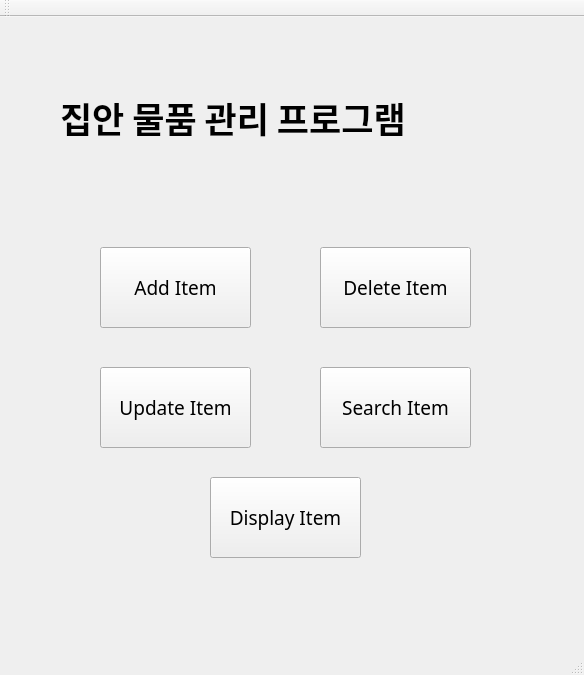
<?xml version="1.0" encoding="UTF-8"?>
<ui version="4.0">
 <class>MaterialManagementClass</class>
 <widget class="QMainWindow" name="MaterialManagementClass">
  <property name="geometry">
   <rect>
    <x>0</x>
    <y>0</y>
    <width>584</width>
    <height>675</height>
   </rect>
  </property>
  <property name="windowTitle">
   <string>MaterialManagement</string>
  </property>
  <widget class="QWidget" name="centralWidget">
   <widget class="QPushButton" name="pushButton">
    <property name="geometry">
     <rect>
      <x>100</x>
      <y>230</y>
      <width>151</width>
      <height>81</height>
     </rect>
    </property>
    <property name="font">
     <font>
      <family>함초롬바탕</family>
      <pointsize>14</pointsize>
     </font>
    </property>
    <property name="text">
     <string>Add Item</string>
    </property>
   </widget>
   <widget class="QPushButton" name="pushButton_5">
    <property name="geometry">
     <rect>
      <x>210</x>
      <y>460</y>
      <width>151</width>
      <height>81</height>
     </rect>
    </property>
    <property name="font">
     <font>
      <family>함초롬바탕</family>
      <pointsize>14</pointsize>
     </font>
    </property>
    <property name="text">
     <string>Display Item</string>
    </property>
   </widget>
   <widget class="QPushButton" name="pushButton_2">
    <property name="geometry">
     <rect>
      <x>320</x>
      <y>230</y>
      <width>151</width>
      <height>81</height>
     </rect>
    </property>
    <property name="font">
     <font>
      <family>함초롬바탕</family>
      <pointsize>14</pointsize>
     </font>
    </property>
    <property name="text">
     <string>Delete Item</string>
    </property>
   </widget>
   <widget class="QPushButton" name="pushButton_3">
    <property name="geometry">
     <rect>
      <x>100</x>
      <y>350</y>
      <width>151</width>
      <height>81</height>
     </rect>
    </property>
    <property name="font">
     <font>
      <family>함초롬바탕</family>
      <pointsize>14</pointsize>
     </font>
    </property>
    <property name="text">
     <string>Update Item</string>
    </property>
   </widget>
   <widget class="QLabel" name="label">
    <property name="geometry">
     <rect>
      <x>60</x>
      <y>70</y>
      <width>471</width>
      <height>61</height>
     </rect>
    </property>
    <property name="font">
     <font>
      <family>함초롬바탕</family>
      <pointsize>26</pointsize>
      <weight>75</weight>
      <bold>true</bold>
     </font>
    </property>
    <property name="text">
     <string>집안 물품 관리 프로그램</string>
    </property>
   </widget>
   <widget class="QPushButton" name="pushButton_4">
    <property name="geometry">
     <rect>
      <x>320</x>
      <y>350</y>
      <width>151</width>
      <height>81</height>
     </rect>
    </property>
    <property name="font">
     <font>
      <family>함초롬바탕</family>
      <pointsize>14</pointsize>
     </font>
    </property>
    <property name="text">
     <string>Search Item</string>
    </property>
   </widget>
  </widget>
  <widget class="QMenuBar" name="menuBar">
   <property name="geometry">
    <rect>
     <x>0</x>
     <y>0</y>
     <width>584</width>
     <height>26</height>
    </rect>
   </property>
  </widget>
  <widget class="QToolBar" name="mainToolBar">
   <attribute name="toolBarArea">
    <enum>TopToolBarArea</enum>
   </attribute>
   <attribute name="toolBarBreak">
    <bool>false</bool>
   </attribute>
  </widget>
  <widget class="QStatusBar" name="statusBar"/>
 </widget>
 <layoutdefault spacing="6" margin="11"/>
 <resources>
  <include location="MaterialManagement.qrc"/>
 </resources>
 <connections>
  <connection>
   <sender>pushButton</sender>
   <signal>clicked()</signal>
   <receiver>MaterialManagementClass</receiver>
   <slot>MainAddItemButton()</slot>
   <hints>
    <hint type="sourcelabel">
     <x>196</x>
     <y>320</y>
    </hint>
    <hint type="destinationlabel">
     <x>61</x>
     <y>217</y>
    </hint>
   </hints>
  </connection>
  <connection>
   <sender>pushButton_5</sender>
   <signal>clicked()</signal>
   <receiver>MaterialManagementClass</receiver>
   <slot>MainDisplayButton()</slot>
   <hints>
    <hint type="sourcelabel">
     <x>309</x>
     <y>531</y>
    </hint>
    <hint type="destinationlabel">
     <x>399</x>
     <y>614</y>
    </hint>
   </hints>
  </connection>
  <connection>
   <sender>pushButton_2</sender>
   <signal>clicked()</signal>
   <receiver>MaterialManagementClass</receiver>
   <slot>MainDeleteItemButton()</slot>
   <hints>
    <hint type="sourcelabel">
     <x>360</x>
     <y>286</y>
    </hint>
    <hint type="destinationlabel">
     <x>458</x>
     <y>208</y>
    </hint>
   </hints>
  </connection>
  <connection>
   <sender>pushButton_3</sender>
   <signal>clicked()</signal>
   <receiver>MaterialManagementClass</receiver>
   <slot>MainUpdateItemButton()</slot>
   <hints>
    <hint type="sourcelabel">
     <x>139</x>
     <y>424</y>
    </hint>
    <hint type="destinationlabel">
     <x>63</x>
     <y>521</y>
    </hint>
   </hints>
  </connection>
  <connection>
   <sender>pushButton_4</sender>
   <signal>clicked()</signal>
   <receiver>MaterialManagementClass</receiver>
   <slot>MainSearchItemButton()</slot>
   <hints>
    <hint type="sourcelabel">
     <x>405</x>
     <y>423</y>
    </hint>
    <hint type="destinationlabel">
     <x>496</x>
     <y>508</y>
    </hint>
   </hints>
  </connection>
 </connections>
 <slots>
  <slot>MainAddItemButton()</slot>
  <slot>MainDisplayButton()</slot>
  <slot>MainDeleteItemButton()</slot>
  <slot>MainUpdateItemButton()</slot>
  <slot>MainSearchItemButton()</slot>
 </slots>
</ui>
